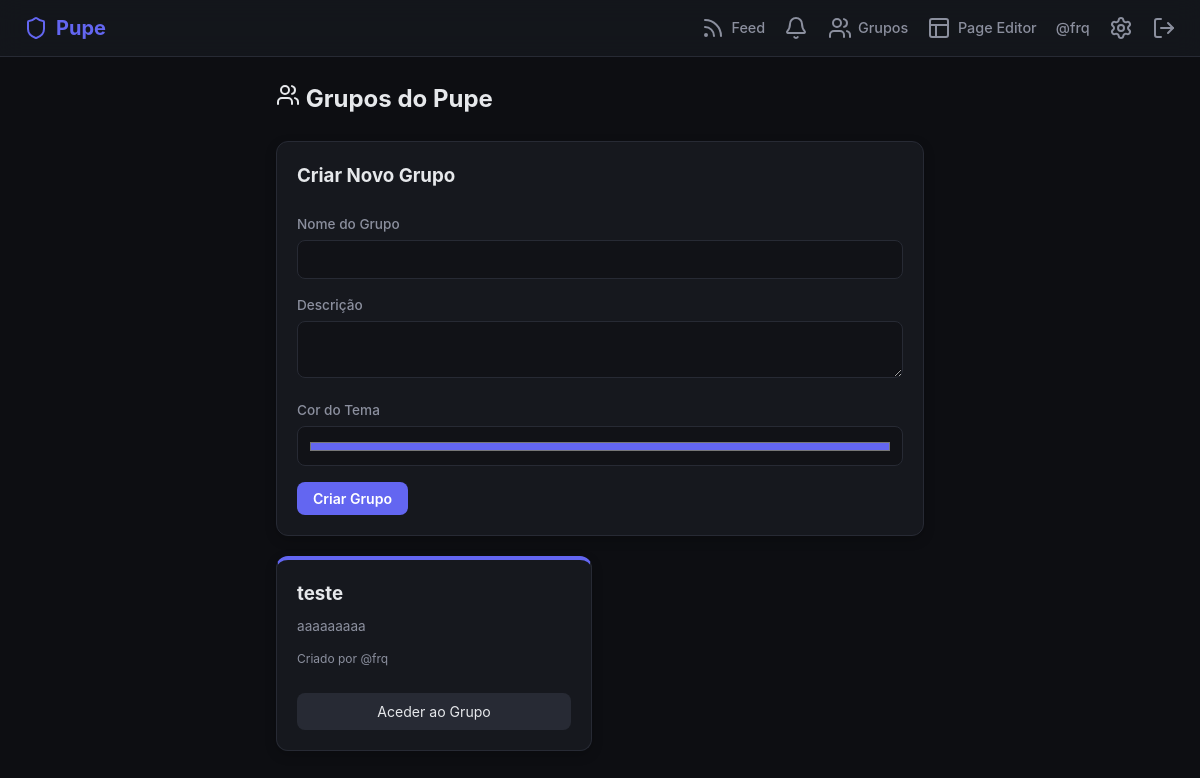
Screenshot of /grupos (signed in) with the database file from the repository.
### tables this page shows
CREATE TABLE users (
                id INTEGER PRIMARY KEY AUTOINCREMENT,
                username TEXT UNIQUE NOT NULL,
                display_name TEXT,
                email TEXT UNIQUE NOT NULL,
                password_hash TEXT NOT NULL,
                bio TEXT DEFAULT '',
                avatar_url TEXT DEFAULT '/static/default-avatar.png',
                reset_token TEXT DEFAULT NULL,
                reset_token_expires TEXT DEFAULT NULL,
                is_verified INTEGER DEFAULT 1,
                created_at TIMESTAMP DEFAULT CURRENT_TIMESTAMP
            );

CREATE TABLE groups (
                id INTEGER PRIMARY KEY AUTOINCREMENT,
                name TEXT NOT NULL,
                description TEXT DEFAULT '',
                avatar_url TEXT DEFAULT '/static/default-group.png',
                owner_id INTEGER NOT NULL,
                created_at TIMESTAMP DEFAULT CURRENT_TIMESTAMP,
                FOREIGN KEY (owner_id) REFERENCES users (id) ON DELETE CASCADE
            );

### main.py (the view)
@app.route('/grupos')
def lista_grupos():
    db = get_db()
    groups = db.execute("SELECT g.*, u.username as owner_name FROM groups g JOIN users u ON g.owner_id = u.id ORDER BY g.created_at DESC").fetchall()
    return render_template('grupos.html', groups=groups)

### main.py (called while the page is built)
def get_db():
    if 'db' not in g:
        g.db = sqlite3.connect(DATABASE)
        g.db.row_factory = sqlite3.Row
    return g.db

@app.context_processor
def inject_user_context():
    if 'user_id' in session:
        db = get_db()
        user = db.execute("SELECT * FROM users WHERE id = ?", (session['user_id'],)).fetchone()
        unread_count = db.execute(
            "SELECT COUNT(*) as count FROM notifications WHERE user_id = ? AND is_read = 0",
            (session['user_id'],)
        ).fetchone()['count']
        return dict(current_user=user, unread_notifications=unread_count)
    return dict(current_user=None, unread_notifications=0)

### templates/grupos.html
{% extends "base.html" %}
{% block content %}
<h2><i data-lucide="users"></i> Grupos do Pupe</h2>
<br>
{% if current_user %}
<div class="card">
    <h3>Criar Novo Grupo</h3>
    <br>
    <form action="{{ url_for('criar_grupo') }}" method="POST">
        <div class="form-group">
            <label>Nome do Grupo</label>
            <input type="text" name="name" required>
        </div>
        <div class="form-group">
            <label>Descrição</label>
            <textarea name="description" rows="2"></textarea>
        </div>
        <div class="form-group">
            <label>Cor do Tema</label>
            <input type="color" name="theme_color" value="#6366f1" style="height:40px; cursor:pointer;">
        </div>
        <button type="submit" class="btn-primary">Criar Grupo</button>
    </form>
</div>
{% endif %}
<div style="display:grid; grid-template-columns: 1fr 1fr; gap:1rem;">
    {% for group in groups %}
    <div class="card" style="border-top: 4px solid {{ group.theme_color or '#6366f1' }};">
        <h3>{{ group.name }}</h3>
        <p style="color:var(--text-muted); font-size:0.85rem; margin:0.5rem 0;">{{ group.description or 'Sem descrição.' }}</p>
        <span style="font-size:0.75rem; color:var(--text-muted);">Criado por @{{ group.owner_name }}</span>
        <br><br>
        <a href="{{ url_for('detalhes_grupo', group_id=group.id) }}" class="btn-secondary" style="width:100%; justify-content:center;">Aceder ao Grupo</a>
    </div>
    {% endfor %}
</div>
{% endblock %}

### templates/base.html (shortened to what this page needs)
<!DOCTYPE html>
<html lang="pt">
<head>
</head>
<body>
    <nav class="navbar">
        <a href="{{ url_for('index') }}" class="brand"><i data-lucide="shield"></i> Pupe</a>
        <div class="nav-links">
            {% if current_user %}
                <a href="{{ url_for('index') }}"><i data-lucide="rss"></i> Feed</a>
                <a href="{{ url_for('notificacoes') }}">
                    <i data-lucide="bell"></i>
                </a>
                <a href="{{ url_for('lista_grupos') }}"><i data-lucide="users"></i> Grupos</a>
                <a href="{{ url_for('pupe_page_editor') }}"><i data-lucide="layout"></i> Page Editor</a>
                <a href="{{ url_for('perfil_usuario', username=current_user.username) }}">@{{ current_user.username }}</a>
                <a href="{{ url_for('configuracoes') }}"><i data-lucide="settings"></i></a>
                <a href="{{ url_for('logout') }}"><i data-lucide="log-out"></i></a>
            {% else %}
                <a href="{{ url_for('login') }}">Entrar</a>
                <a href="{{ url_for('cadastro') }}" class="btn-primary">Criar Conta</a>
            {% endif %}
        </div>
    </nav>
    <main class="container">
        {% block content %}{% endblock %}
    </main>
</body>
</html>

### templates/base.html (style rules this page uses)
:root { --bg: #0d0e12; --card-bg: #16181e; --card-hover: #1c1f28; --border: #272a34; --text: #e6e8eb; --text-muted: #8b8f9e; --primary: #6366f1; --primary-hover: #4f46e5; --danger: #ef4444; --accent: #10b981; }
* { box-sizing: border-box; margin: 0; padding: 0; font-family: -apple-system, BlinkMacSystemFont, "Segoe UI", Roboto, sans-serif; }
body { background-color: var(--bg); color: var(--text); line-height: 1.5; padding-bottom: 2rem; }
.navbar { background: rgba(22, 24, 30, 0.85); backdrop-filter: blur(12px); border-bottom: 1px solid var(--border); padding: 0.8rem 1.5rem; display: flex; justify-content: space-between; align-items: center; position: sticky; top: 0; z-index: 100; }
.brand { font-size: 1.25rem; font-weight: 700; color: var(--primary); text-decoration: none; display: flex; align-items: center; gap: 0.5rem; }
.nav-links { display: flex; gap: 1.2rem; align-items: center; }
.nav-links a { color: var(--text-muted); text-decoration: none; font-size: 0.9rem; font-weight: 500; display: flex; align-items: center; gap: 0.4rem; transition: 0.2s color; }
.container { max-width: 680px; margin: 1.5rem auto; padding: 0 1rem; }
.card { background: var(--card-bg); border: 1px solid var(--border); border-radius: 12px; padding: 1.25rem; margin-bottom: 1.25rem; box-shadow: 0 4px 12px rgba(0, 0, 0, 0.2); }
.btn-primary { background: var(--primary); color: white; border: none; padding: 0.5rem 1rem; border-radius: 8px; cursor: pointer; font-weight: 600; text-decoration: none; display: inline-flex; align-items: center; gap: 0.4rem; font-size: 0.88rem; transition: 0.2s background; }
.btn-secondary { background: var(--border); color: var(--text); border: none; padding: 0.5rem 1rem; border-radius: 8px; cursor: pointer; text-decoration: none; display: inline-flex; align-items: center; gap: 0.4rem; font-size: 0.88rem; }
.form-group { margin-bottom: 1rem; }
.form-group label { display: block; margin-bottom: 0.35rem; font-weight: 500; font-size: 0.85rem; color: var(--text-muted); }
.form-group input, .form-group textarea, .form-group select { width: 100%; padding: 0.65rem; background: #111217; border: 1px solid var(--border); border-radius: 8px; font-size: 0.9rem; color: var(--text); outline: none; }

### rows the page displays
users: username "frq"
groups: name "teste", description "aaaaaaaaa", owner_name "frq"
